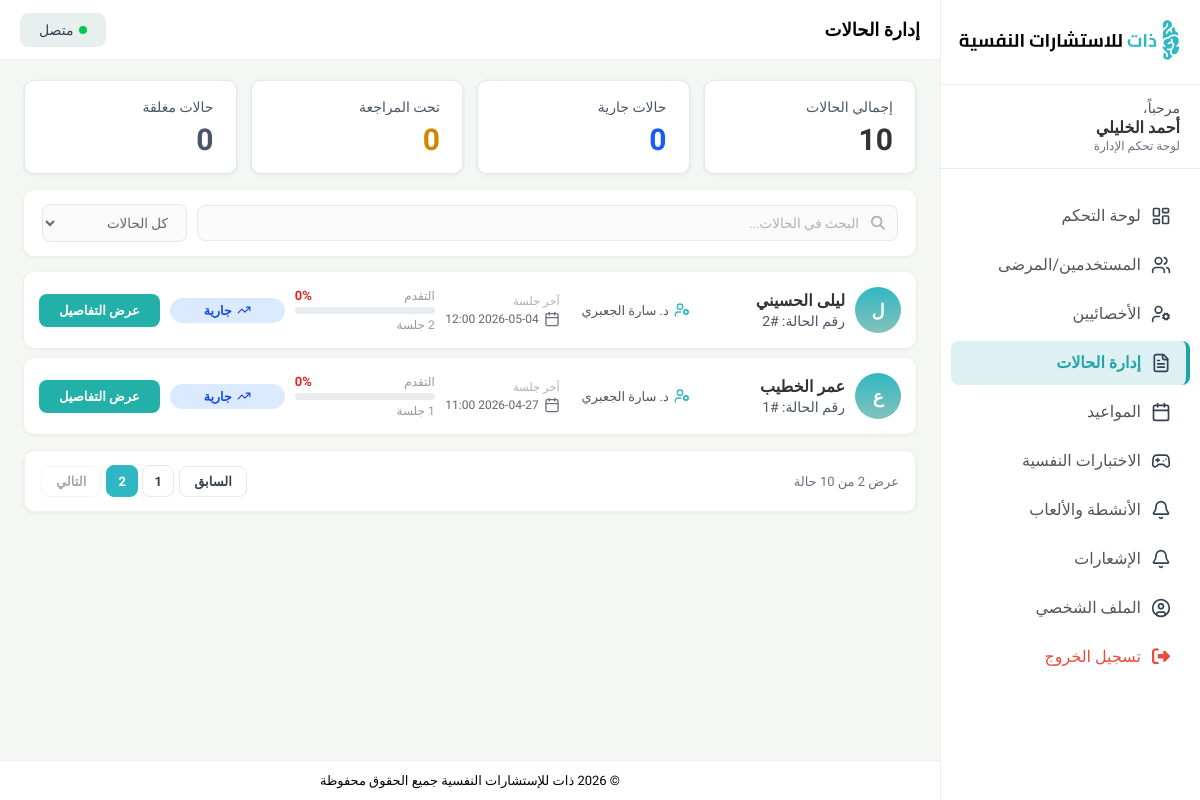
Before: /Admin/admin-cases-page/cases.php?page=2 (signed in) with the older database file.
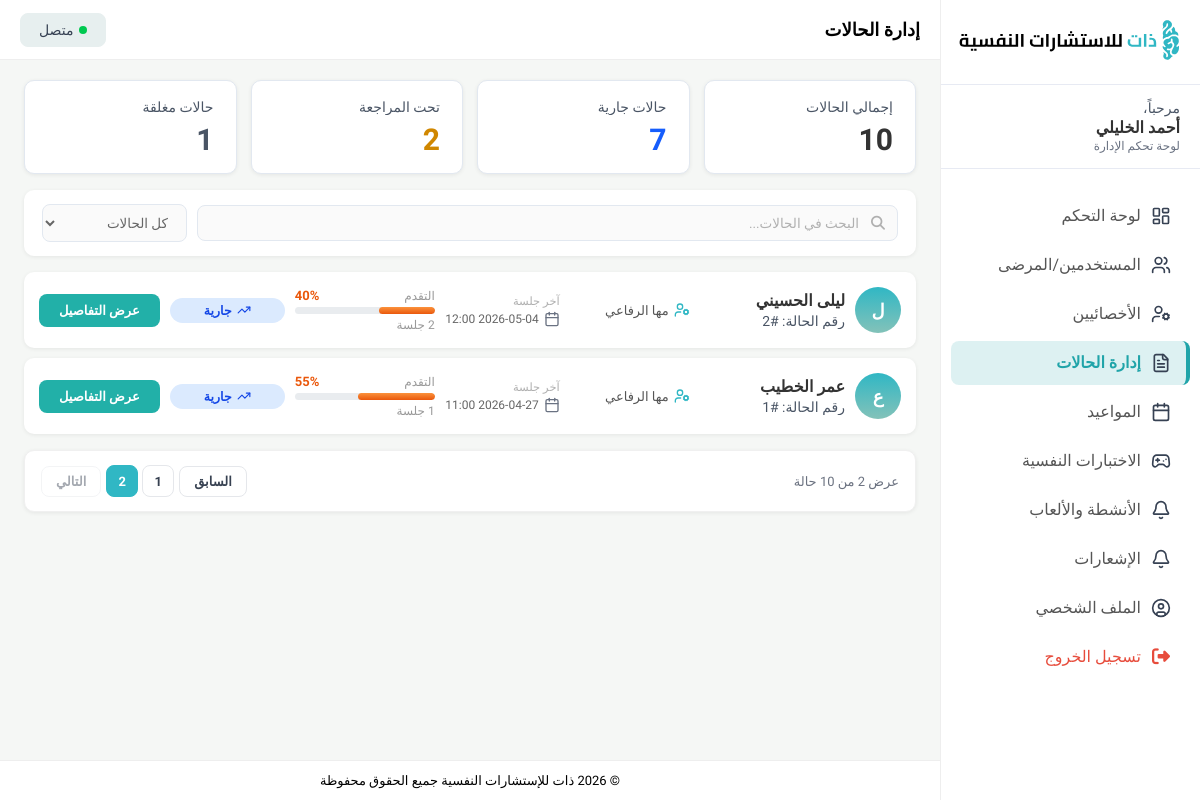
After: the same page with the newer database file.
### tables this page shows
CREATE TABLE `cases` (
  `case_id` int(11) NOT NULL,
  `client_id` int(11) DEFAULT NULL,
  `therapist_id` int(11) DEFAULT NULL,
  `title` varchar(200) NOT NULL,
  `description` text DEFAULT NULL,
  `status` enum('IN_PROGRESS','UNDER_REVIEW','CLOSED') NOT NULL DEFAULT 'IN_PROGRESS',
  `priority` varchar(10) NOT NULL DEFAULT 'MEDIUM' CHECK (`priority` in ('LOW','MEDIUM','HIGH')),
  `is_flagged` tinyint(1) NOT NULL DEFAULT 0,
  `created_at` datetime NOT NULL DEFAULT current_timestamp(),
  `last_updated` datetime NOT NULL DEFAULT current_timestamp() ON UPDATE current_timestamp(),
  `closed_at` datetime DEFAULT NULL,
  `progress` tinyint(3) UNSIGNED NOT NULL DEFAULT 0 CHECK (`progress` between 0 and 100)
);

CREATE TABLE `users` (
  `user_id` int(11) NOT NULL,
  `name` varchar(100) NOT NULL,
  `email` varchar(150) NOT NULL,
  `password` varchar(255) NOT NULL,
  `phone` varchar(20) DEFAULT NULL,
  `avatar` varchar(255) DEFAULT NULL,
  `role` varchar(20) NOT NULL CHECK (`role` in ('CLIENT','THERAPIST','ADMIN')),
  `is_active` tinyint(1) DEFAULT 1,
  `created_at` datetime NOT NULL DEFAULT current_timestamp(),
  `updated_at` datetime NOT NULL DEFAULT current_timestamp() ON UPDATE current_timestamp(),
  `is_2fa_enabled` tinyint(1) NOT NULL DEFAULT 0,
  `username` varchar(50) DEFAULT NULL,
  `appointment_notifications` tinyint(1) NOT NULL DEFAULT 1,
  `message_notifications` tinyint(1) NOT NULL DEFAULT 1,
  `activity_reminder_notifications` tinyint(1) NOT NULL DEFAULT 1,
  `session_version` int(10) UNSIGNED NOT NULL DEFAULT 0
);

### Admin/admin-cases-page/cases-database.php (called while the page is built, shortened)
<?php
require_once __DIR__ . '/../../Database/db.php';
function getCases(int $page = 1, int $limit = 8, string $search = '', string $status = ''): array
{
    $offset = ($page - 1) * $limit;
    $params = [];
    $whereSql = '';
    $sql = "
        SELECT
            c.case_id,
            c.status,
            c.progress,
            u_client.name AS client_name,
            u_thera.name AS therapist_name,
            MAX(s.end_time) AS last_session,
            COUNT(s.session_id) AS sessions_count
        FROM cases c
        JOIN users u_client ON c.client_id = u_client.user_id
        JOIN users u_thera ON c.therapist_id = u_thera.user_id
        LEFT JOIN sessions s ON s.case_id = c.case_id
        $whereSql
        GROUP BY
            c.case_id, c.status, c.progress,
            u_client.name, u_thera.name
        ORDER BY c.case_id DESC
        LIMIT :limit OFFSET :offset
    ";
    $stmt = db()->prepare($sql);
    $stmt->bindValue(':limit', $limit, PDO::PARAM_INT);
    $stmt->bindValue(':offset', $offset, PDO::PARAM_INT);
    $stmt->execute();
    $cases = $stmt->fetchAll(PDO::FETCH_ASSOC);
    $countSql = "
        SELECT COUNT(DISTINCT c.case_id)
        FROM cases c
        JOIN users u_client ON c.client_id = u_client.user_id
        JOIN users u_thera ON c.therapist_id = u_thera.user_id
        LEFT JOIN sessions s ON s.case_id = c.case_id
        $whereSql
    ";
    $countStmt = db()->prepare($countSql);
    $countStmt->execute();
    $totalFound = (int) $countStmt->fetchColumn();
    return [
        'cases' => $cases,
        'totalFound' => $totalFound
    ];
}

### Database/db.php (called while the page is built, shortened)
<?php
$config = require __DIR__ . '/config.php';
$host = $config['host'];
$db = $config['db'];
$user = $config['user'];
$pass = $config['pass'];
$charset = $config['charset'];
$dsn = "mysql:host=$host;dbname=$db;charset=$charset";
try {
    $pdo = new PDO($dsn, $user, $pass, [
        PDO::ATTR_ERRMODE => PDO::ERRMODE_EXCEPTION,
        PDO::ATTR_DEFAULT_FETCH_MODE => PDO::FETCH_ASSOC,
        PDO::ATTR_EMULATE_PREPARES => false,
    ]);
} catch (PDOException $e) {
    die('Connection failed: ' . $e->getMessage());
}
function db(): PDO
{
    global $pdo;
    return $pdo;
}

### Admin/admin-cases-page/cases.php (the view, shortened to what the rows shown need)
<?php
require_once __DIR__ . '/cases-database.php';
$page   = isset($_GET['page']) ? (int)$_GET['page'] : 1;
$search = $_GET['search'] ?? '';
$status = $_GET['status'] ?? '';
$limit  = 8;
$result = getCases($page, $limit, $search, $status);
$cases = $result['cases'];
?>
<!doctype html>
<html lang="ar" dir="rtl">
<head>
  <link rel="stylesheet" href="https://cdnjs.cloudflare.com/ajax/libs/font-awesome/6.5.0/css/all.min.css" />
  <link rel="stylesheet" href="../admin-dashboard-page/admin-dashboard.css" />
  <link rel="stylesheet" href="./cases.css" />
</head>
<body>
  <div class="main-wrapper">
    <main class="page-content">
      <div class="cases-list" id="cases-container">
        <?php foreach ($cases as $c):
          $initial = mb_substr($c['client_name'], 0, 1, 'UTF-8');
          $formattedDate = $c['last_session']
            ? date("Y-m-d H:i", strtotime($c['last_session']))
            : 'لا يوجد جلسات';
          $statusMap = [
            'IN_PROGRESS'  => ['label' => 'جارية', 'cls' => 'active', 'icon' => '../images/StatusIcon.svg'],
            'UNDER_REVIEW' => ['label' => 'تحت المراجعة', 'cls' => 'review', 'icon' => '../images/StatusIcon (1).svg'],
            'CLOSED'       => ['label' => 'مغلقة', 'cls' => 'pending', 'icon' => '../images/Calendar.svg']
          ];
          $st = $statusMap[$c['status']] ?? $statusMap['IN_PROGRESS'];
          $progressVal = (int) $c['progress'];
          if ($progressVal <= 30) {
            $progressColor = 'progress-low';
          } elseif ($progressVal <= 80) {
            $progressColor = 'progress-mid';
          } else {
            $progressColor = 'progress-high';
          }
        ?>
          <div class="case-card">
            <div class="avatar"><?= htmlspecialchars($initial, ENT_QUOTES, 'UTF-8') ?></div>
            <div class="case-info">
              <span class="case-name"><?= htmlspecialchars($c['client_name']) ?></span>
              <span class="case-condition">رقم الحالة: #<?= $c['case_id'] ?></span>
            </div>
            <div class="case-doctor"><img src="../images/UserCog.svg"> <?= htmlspecialchars($c['therapist_name']) ?></div>
            <div class="case-date-col">
              <span class="case-date-label">آخر جلسة</span>
              <span class="case-date-val"><img src="../images/Calendar.svg"> <?= $formattedDate ?></span>
            </div>
            <div class="case-progress-col">
              <div class="progress-top">
                <span class="progress-label">التقدم</span>
                <span class="progress-pct <?= $progressColor ?>"><?= $c['progress'] ?>%</span>
              </div>
              <div class="progress-bar-wrap">
                <div class="progress-bar-fill <?= $progressColor ?>" style="width:<?= $c['progress'] ?>%;"></div>
              </div>
              <div class="progress-sessions"><?= $c['sessions_count'] ?> جلسة</div>
            </div>
            <div class="badge <?= $st['cls'] ?>">
              <img src="<?= $st['icon'] ?>"> <?= $st['label'] ?>
            </div>
            <button class="btn-details" onclick='viewDetails(<?= json_encode($c, JSON_HEX_APOS | JSON_UNESCAPED_UNICODE) ?>, "<?= htmlspecialchars($formattedDate, ENT_QUOTES, 'UTF-8') ?>")'>عرض التفاصيل</button>
          </div>
        <?php endforeach; ?>
      </div>
    </main>
  </div>
</body>
</html>

Changed rows visible on the page:
changed cases "ليلى الحسيني": users.name "د. سارة الجعبري" → "مها الرفاعي"; progress "0" → "40"
changed cases "عمر الخطيب": users.name "د. سارة الجعبري" → "مها الرفاعي"; progress "0" → "55"
Other visible differences:
$stats['active']: "0" → "7"
$stats['review']: "0" → "2"
$stats['closed']: "0" → "1"
